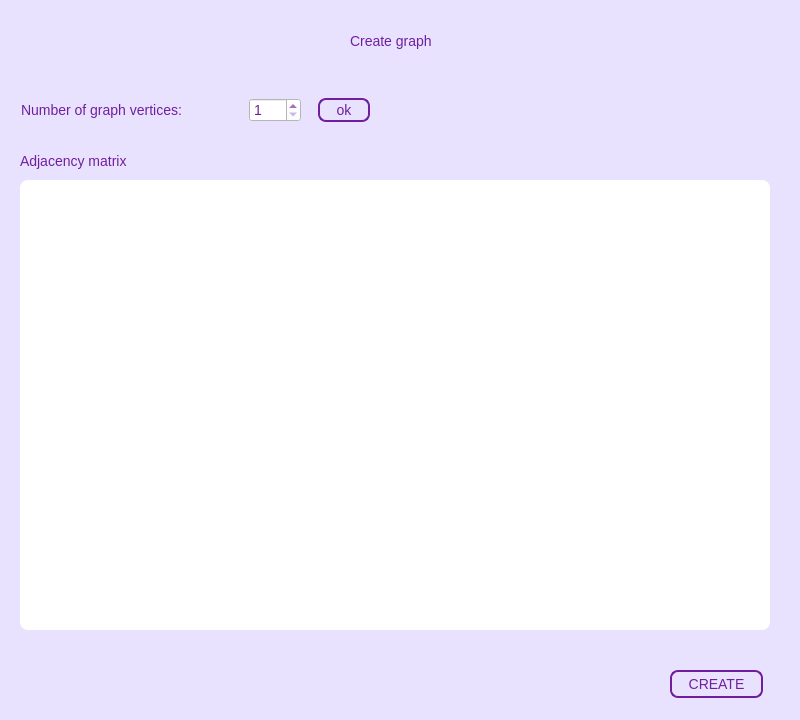
<?xml version="1.0" encoding="UTF-8"?>
<ui version="4.0">
 <class>Form_create</class>
 <widget class="QWidget" name="Form_create">
  <property name="geometry">
   <rect>
    <x>0</x>
    <y>0</y>
    <width>800</width>
    <height>720</height>
   </rect>
  </property>
  <property name="minimumSize">
   <size>
    <width>800</width>
    <height>720</height>
   </size>
  </property>
  <property name="maximumSize">
   <size>
    <width>800</width>
    <height>720</height>
   </size>
  </property>
  <property name="windowTitle">
   <string>create graph</string>
  </property>
  <property name="styleSheet">
   <string notr="true">QWidget
{
	background-color: rgb(233, 226, 255);
	font-size: 14px;
	font-family: &quot;System&quot;;
	color: rgb(111, 31, 158);
}

QPushButton
{
	background-color: rgb(233, 226, 255);
	border: 2px solid rgb(111, 31, 158);
	border-radius: 8px;
	color: rgb(111, 31, 158);
}

QPushButton:hover
{
	background-color: rgb(176, 170, 255)
}

QPushButton:pressed
{
	background-color: rgb(152, 147, 220);
}

QTableWidget
{
	color: rgb(0, 0, 0);
}
</string>
  </property>
  <widget class="QLabel" name="label_create_title">
   <property name="geometry">
    <rect>
     <x>350</x>
     <y>30</y>
     <width>151</width>
     <height>21</height>
    </rect>
   </property>
   <property name="font">
    <font>
     <family>System</family>
     <pointsize>-1</pointsize>
    </font>
   </property>
   <property name="styleSheet">
    <string notr="true"/>
   </property>
   <property name="text">
    <string>Create graph</string>
   </property>
  </widget>
  <widget class="QWidget" name="horizontalLayoutWidget">
   <property name="geometry">
    <rect>
     <x>10</x>
     <y>70</y>
     <width>371</width>
     <height>80</height>
    </rect>
   </property>
   <layout class="QHBoxLayout" name="horizontalLayout">
    <item>
     <widget class="QLabel" name="label_num_vert">
      <property name="maximumSize">
       <size>
        <width>211</width>
        <height>78</height>
       </size>
      </property>
      <property name="styleSheet">
       <string notr="true"/>
      </property>
      <property name="text">
       <string>Number of graph vertices: </string>
      </property>
     </widget>
    </item>
    <item>
     <widget class="QSpinBox" name="spinBox_num_vert">
      <property name="minimumSize">
       <size>
        <width>52</width>
        <height>24</height>
       </size>
      </property>
      <property name="maximumSize">
       <size>
        <width>52</width>
        <height>24</height>
       </size>
      </property>
      <property name="styleSheet">
       <string notr="true">background-image: url(:/rec/img/back71.jpg);
background-color: rgb(255, 255, 255);</string>
      </property>
      <property name="minimum">
       <number>1</number>
      </property>
      <property name="maximum">
       <number>100</number>
      </property>
     </widget>
    </item>
    <item>
     <widget class="QPushButton" name="pB_ok">
      <property name="minimumSize">
       <size>
        <width>52</width>
        <height>24</height>
       </size>
      </property>
      <property name="maximumSize">
       <size>
        <width>52</width>
        <height>24</height>
       </size>
      </property>
      <property name="styleSheet">
       <string notr="true"/>
      </property>
      <property name="text">
       <string>ok</string>
      </property>
     </widget>
    </item>
   </layout>
  </widget>
  <widget class="QLabel" name="label_adj_mtrx">
   <property name="geometry">
    <rect>
     <x>20</x>
     <y>150</y>
     <width>191</width>
     <height>21</height>
    </rect>
   </property>
   <property name="styleSheet">
    <string notr="true"/>
   </property>
   <property name="text">
    <string>Adjacency matrix</string>
   </property>
  </widget>
  <widget class="QPushButton" name="pB_create_gr">
   <property name="geometry">
    <rect>
     <x>670</x>
     <y>670</y>
     <width>93</width>
     <height>28</height>
    </rect>
   </property>
   <property name="styleSheet">
    <string notr="true"/>
   </property>
   <property name="text">
    <string>CREATE</string>
   </property>
  </widget>
  <widget class="QTableWidget" name="tableWidget_aj_mtrx">
   <property name="geometry">
    <rect>
     <x>20</x>
     <y>180</y>
     <width>750</width>
     <height>450</height>
    </rect>
   </property>
   <property name="minimumSize">
    <size>
     <width>750</width>
     <height>450</height>
    </size>
   </property>
   <property name="maximumSize">
    <size>
     <width>750</width>
     <height>450</height>
    </size>
   </property>
   <property name="styleSheet">
    <string notr="true">background-color: rgb(255, 255, 255);
border: rgb(255, 255, 255);
border-radius: 8px;</string>
   </property>
  </widget>
 </widget>
 <resources/>
 <connections/>
</ui>
